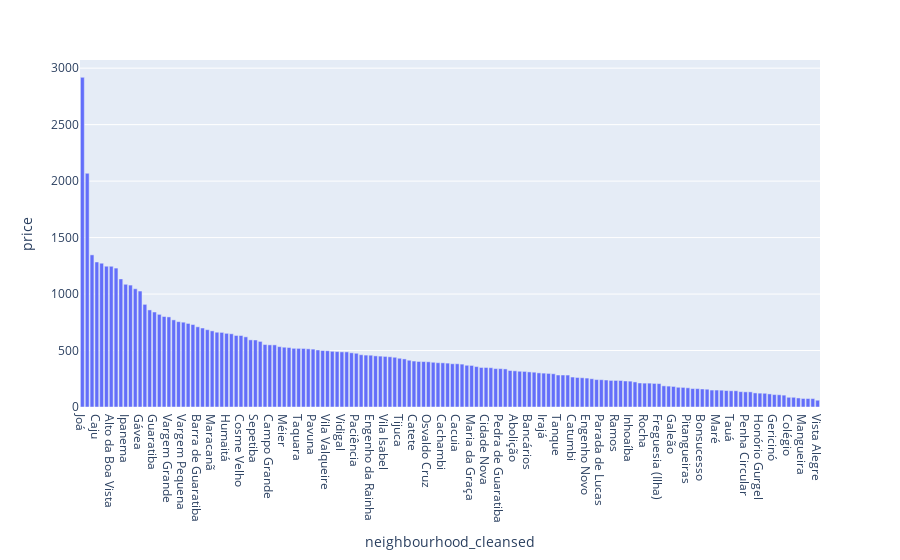

Notebook cell for this chart:
### Code cell
df_groupby_neighbourhood = df_acomodacao.groupby("neighbourhood_cleansed", as_index=False)["price"].mean()
fig = px.bar(df_groupby_neighbourhood, x='neighbourhood_cleansed', y='price')
fig.update_xaxes(categoryorder='total descending')
fig.show()

### Figure 1 — Plotly figure (JSON) as saved in the notebook; plotly's stock layout.template omitted (floating-point values rounded to 4 significant figures; data arrays with more than 128 entries replaced by an {"elided": "..."} marker saying what was removed)
{"data": [{"alignmentgroup": "True", "hovertemplate": "neighbourhood_cleansed=%{x}<br>price=%{y}<extra></extra>", "legendgroup": "", "marker": {"color": "#636efa", "pattern": {"shape": ""}}, "name": "", "offsetgroup": "", "orientation": "v", "showlegend": false, "textposition": "auto", "type": "bar", "x": {"elided": "154 str values"}, "xaxis": "x", "y": {"elided": "154 float values"}, "yaxis": "y"}], "layout": {"barmode": "relative", "legend": {"tracegroupgap": 0}, "margin": {"t": 60}, "xaxis": {"anchor": "y", "categoryorder": "total descending", "domain": [0, 1], "title": {"text": "neighbourhood_cleansed"}}, "yaxis": {"anchor": "x", "domain": [0, 1], "title": {"text": "price"}}}}
